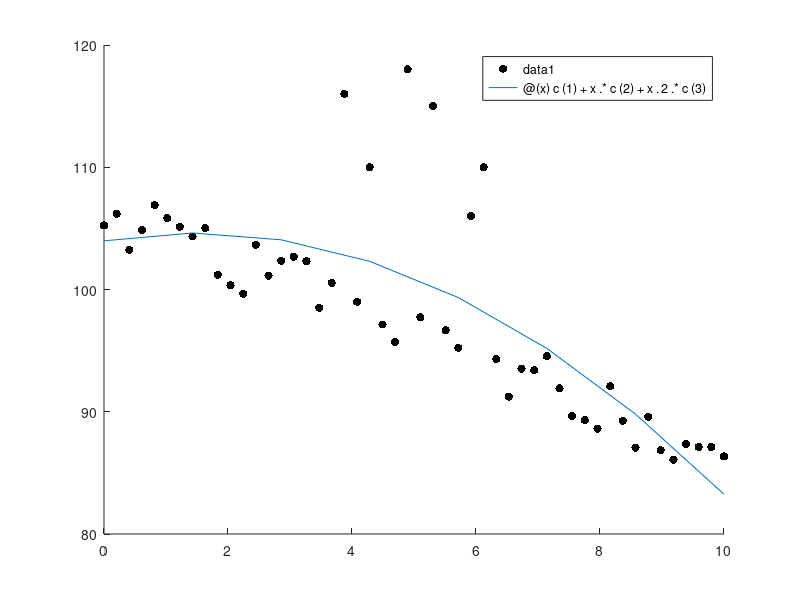

MATLAB code for this plot: (Note: this script raises an error after producing the figure.)
function [] = PolRegFitOver()

x = linspace(0,10,50)';
A = [ones(50,1),x,x.^2];  
y = -2 * (x - 2) + 100 + rand(50,1) * 5;
y(20) = 116;
y(22) = 110;
y(25) = 118;
y(27) = 115;
y(30) = 106;
y(31) = 110;

c = A' * A \ A' * y

scatter(x,y,'filled','MarkerFaceColor','black');
hold on
fp = fplot(@(x) c(1) + x .* c(2) + x.^2 .* c(3), [0 10]);
set([fp],'LineWidth',2)

end

